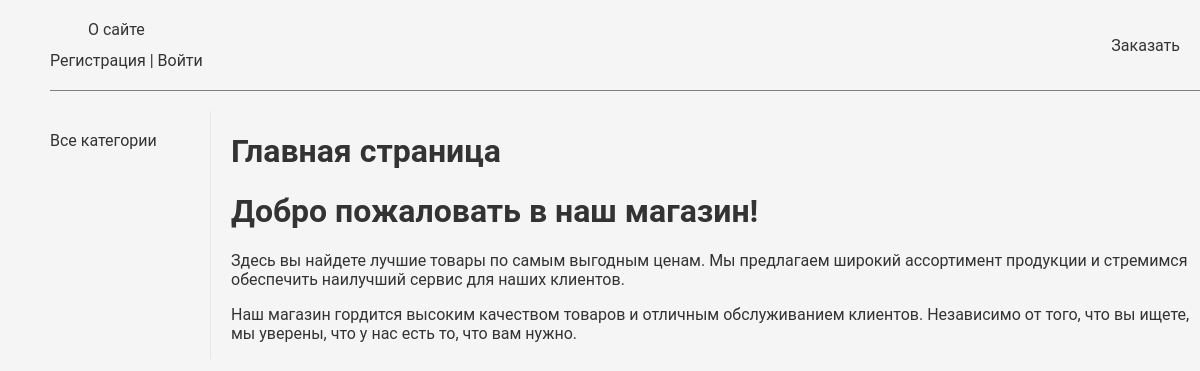
The app's page /, older data.
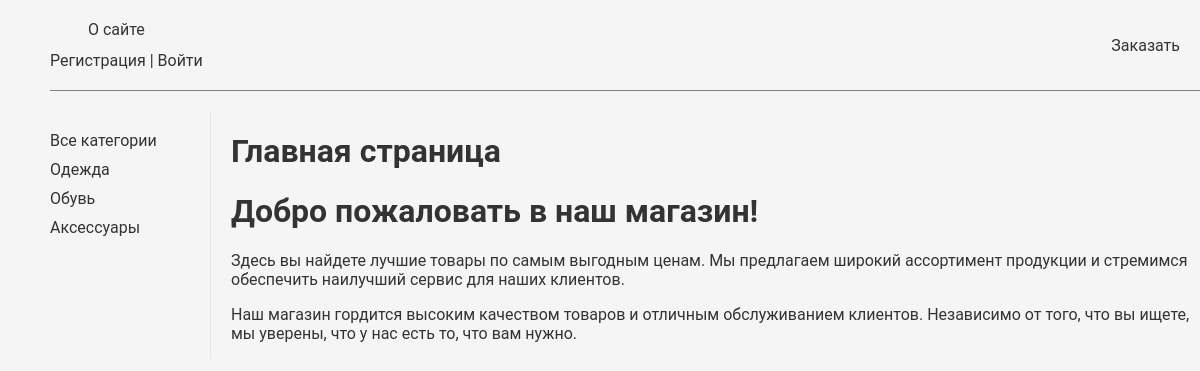
The same page, newer data.
### catalog/models.py (models this page shows, shortened)
class Category(models.Model):
    name = models.CharField(max_length=50)
    slug = models.SlugField(max_length=255, unique=True, db_index=True, verbose_name="URL")
    class Meta:
        ordering = ['name']
    def get_absolute_url(self):
        return reverse('catalog:cat_products', kwargs={'cat_slug': self.slug})

### users/views.py (the view)
# urls.py: 2. Add a URL to urlpatterns:  path('', Home.as_view(), name='home')
class Home(DataMixin, TemplateView):
    template_name = 'users/home.html'
    def get_context_data(self, *, object_list=None, **kwargs):
        context = super().get_context_data(**kwargs)
        c_def = self.get_user_context(title="Главная страница")
        context.update(c_def)
        return context

### users/utils.py (called while the page is built)
    def get_user_context(self, **kwargs):
        context = kwargs
        cats = Category.objects.annotate(Count('products'))
        user_menu = menu.copy()
        context['menu'] = user_menu
        context['cats'] = cats
        if 'cat_selected' not in context:
            context['cat_selected'] = 0
        return context

    def get_context_data(self, *, object_list=None, **kwargs):
        context = super().get_context_data(**kwargs)
        c_def = self.get_user_context(title="Список заказов")
        context.update(c_def)
        return context

### users/templates/users/home.html
{% extends 'users/base.html' %}
{% block content %}
<h1>{{title}}</h1>
 <h1>Добро пожаловать в наш магазин!</h1>
  <p>Здесь вы найдете лучшие товары по самым выгодным ценам. Мы предлагаем широкий ассортимент продукции и стремимся обеспечить наилучший сервис для наших клиентов.</p>
  <p>Наш магазин гордится высоким качеством товаров и отличным обслуживанием клиентов. Независимо от того, что вы ищете, мы уверены, что у нас есть то, что вам нужно.</p>
{% endblock %}

### users/templates/users/base.html (shortened to what this page needs)
{% load static %}
<!DOCTYPE html>
<html>
<head>
    <link rel="stylesheet" href="{% static 'css/styles.css' %}">
</head>
<body>
<table class="table-page" border="0" cellpadding="0" cellspacing="0">
    <tr>
        <td valign="top" class="categories">
            {% block mainmenu %}
            <ul id="mainmenu" class="mainmenu">
                <div class="mainmenu__about">
                    {% for m in menu %}
                    <li><a href="{% url 'users:'|add:m.url_name %}">{{m.title}}</a></li>
                    {% endfor %}
                    {% if request.user.is_authenticated %}
                    <li class="last"> {{user.username}} | <a href="{% url 'users:logout' %}">Выйти</a></li>
                    {% else %}
                    <li class="last"><a href="{% url 'users:register' %}">Регистрация</a> | <a href="{% url 'users:login' %}">Войти</a> </li>
                    {% endif %}
                </div>
                <li><a href="{% url 'orders:create_order' %}">Заказать</a>
                </li>
            </ul>
            {% endblock mainmenu %}
            <table class="table-content" border=0 cellpadding="0" cellspacing="0">
                <tr>
                    <td valign="top" class="left-chapters">
                        <ul id="leftchapters">
                            {% if request.resolver_match.url_name == 'products' and cat_selected == 0 %}
                                <li class="selected">Все категории</li>
                            {% else %}
                                <li><a href="{% url 'catalog:products' %}">Все категории</a></li>
                            {% endif %}
                            {% for c in cats %}
                                {% if c.products__count > 0 %}
                                {% if c.pk == cat_selected %}
                                <li class="selected">{{c.name}}</li>
                                {% else %}
                                <li><a href="{{ c.get_absolute_url }}">{{c.name}}</a></li>
                                {% endif %}
                                {% endif %}
                            {% endfor %}
                        </ul>
                    </td>
                    <td valign="top" class="content">
                        <div class="content-text">
                            {% block content %}
                            {% endblock %}
                        </div>
                    </td>
                </tr>
            </table>
        </td>
    </tr>
</table>
</body>
</html>

Row changes from the older to the newer data that the page shows:
added Category: name "Одежда"
added Category: name "Обувь"
added Category: name "Аксессуары"
